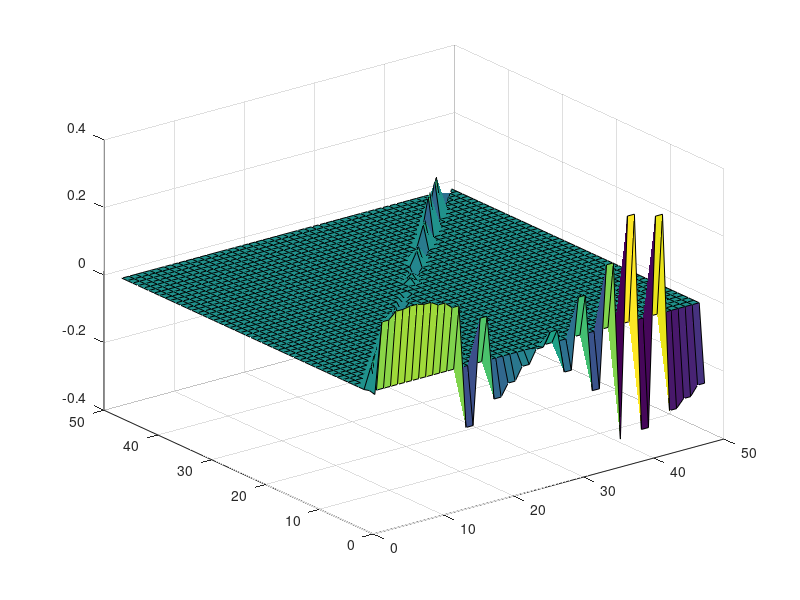
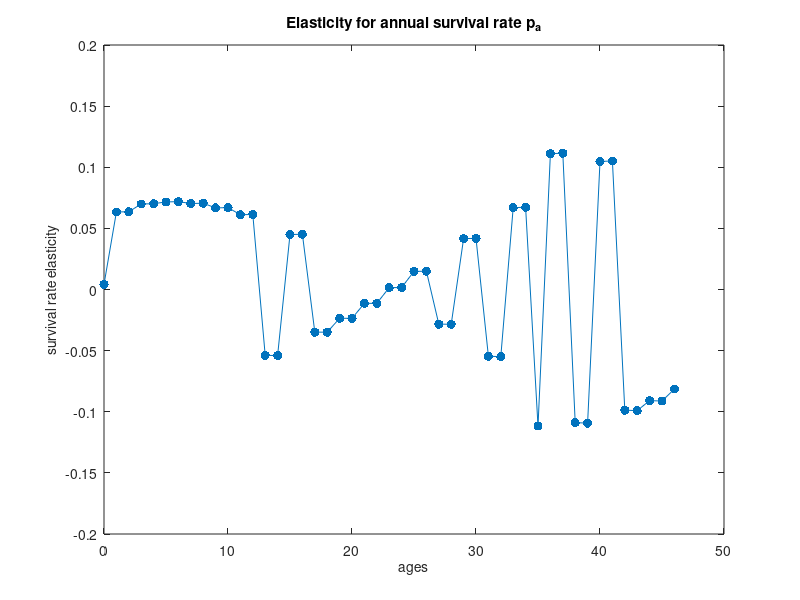
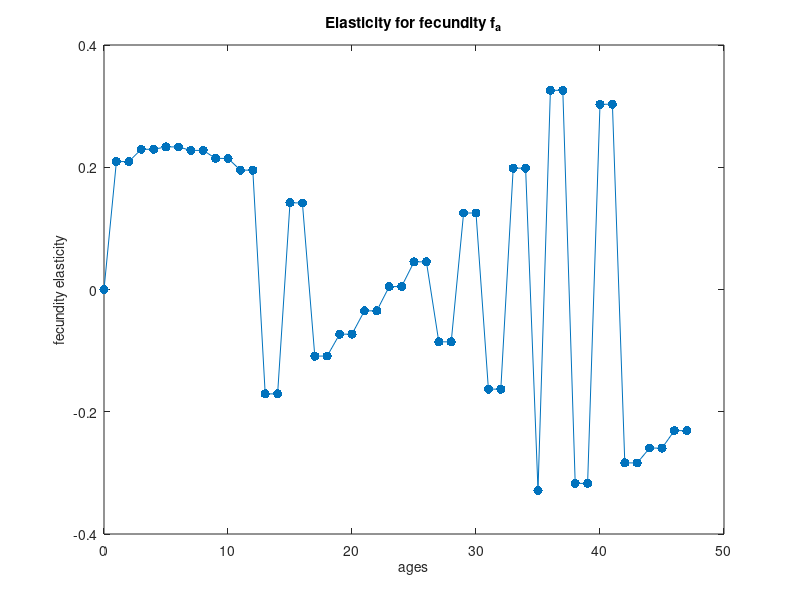

The MATLAB source for these figures, in order:
%% HW1 for AMATH422
% @Author: Baihan Lin
% @Date: Oct 2016

clear all; close all; clc;

%
% %% Question 1
%
% % initiate projection matrix A.
% A1 = [0 1 5 0.5;
%     0.5 0 0 0;
%     0 0.9 0 0;
%     0 0 0 0.95];
%
% % simulation of population dynamics
% n_zero=[100; 100; 100; 100];
% f_zero=[0.25;0.25;0.25;0.25];
% Tmax=50;
% n_vs_t=zeros(4,Tmax);
% n_vs_t(:,1)=n_zero ;
% f_vs_t=zeros(4,Tmax);
% f_vs_t(:,1)=f_zero ;
%
% for t=2:Tmax;
%     n_vs_t(:,t)=A1*n_vs_t(:,t-1);
%     n_sum = sum(n_vs_t(:,t));
%     f_vs_t(:,t) = n_vs_t(:,t)/n_sum;
% end
%
% N = sum(n_vs_t);
%
% fig1 = figure;
% set(gca,'FontSize',20);
% plot(1:Tmax,log(N'),'.-','MarkerSize',14);
% xlabel('t','FontSize',20);
% ylabel('log(N)','FontSize',20);
% title('Population Dynamics of log(N) vs. t');
%
% fig2 = figure;
% set(gca,'FontSize',20);
% plot(1:Tmax,f_vs_t','.-','MarkerSize',14);
% xlabel('t','FontSize',20);
% ylabel('fraction','FontSize',20);
% title('Population Dynamics of fraction vs. t');
% legend('age0', 'age1', 'age2','age3');
%
% %Fit log(N(t)) to a straight line
% p=polyfit(25:Tmax,log(N(1,25:Tmax)),1) % 0.3626  5.8045
% lamda_estimate=exp(p(1)) % 1.4371
%
% % Numerically solve lamda
% Ia = [1 0.5 0.5*0.9 0.5*0.9*0.95] ;
% fa = [0 1 5 0.5];
% lamda_predicted = fzero(@(lambda) eulot(lambda,Ia,fa),1) % 1.4624 very close.
%
% % % test power-positive
% % n2 = 48;
% % Apos = A2^(n2^2-n2*2+2);
% % Aispos = (Apos > 0);
% % ispos = prod(prod(Aispos)); %1
% %
% % % calculate dominant eigenvalue lamda
% % L2=eig(A1);
% % j2=find(abs(L1)==max(abs(L1)));
% % dominant_eigenvalue=L2(j2) % 0.9388

%
%% Question 2

% initiate projection matrix A.
l = 0.942*diag(ones(1, 48));
l(1) = 0.0722;
f = 0.24*ones(1,48);
f(1) = 0;
A2 = [f;l(1:47,:)];
E = zeros(48);

% test power-positive
n2 = 48;
Apos = A2^(n2^2-n2*2+2);
Aispos = (Apos > 0);
ispos = prod(prod(Aispos)); %1

% calculate dominant eigenvalue lamda
[Vall,L2,Wall]=eig(A2);
L2 = diag(L2);
j2=find(abs(L2)==max(abs(L2)));
d_lamda = L2(j2); % 0.9388

V = Vall(:,j2);
W = Wall(j2,:);

% calculate elasticity matrix
for x = 1:48
    for y = 1:48
        E(x,y) = A2(x,y)*(V(x)*W(y)/(dot(V, W)*d_lamda));
    end
end

rE = real(E);
surf(real(E));

figure
set(gca,'FontSize',20);
plot(0:46, diag(E(2:48,1:47)),'.-','MarkerSize',20);
xlabel('ages','FontSize',10);
ylabel('survival rate elasticity','FontSize',10);
title('Elasticity for annual survival rate p_a');

figure
set(gca,'FontSize',20);
plot(0:47, E(1,1:48),'.-','MarkerSize',20);
xlabel('ages','FontSize',10);
ylabel('fecundity elasticity','FontSize',10);
title('Elasticity for fecundity f_a');



% %% Question 3
%
% % initiate projection matrix A.
% A3 = [0 0.0043 0.1132 0;
%     0.9755 0.9111 0 0;
%     0 0.0736 0.9534 0
%     0 0 0.0452 0.9804]
% N = 250;
%
% % calculate dominant eigenvalue lamda
% [V3, L3]=eig(A3);
% L3 = diag(L3);
% j3=find(abs(L3) == max(abs(L3)));
% dominant_eigenvalue=L3(j3) % 1.0254
% w3 = V3(:,j3); %[0.0663;0.5663;0.5793;0.5825]
%
% % simulation of unharvested case
% n_zero=w3*N;
% Tmax=200;
% n_vs_t=zeros(4,Tmax);
% n_vs_t(:,1)=n_zero ;
% for t=2:Tmax;
%     n_vs_t(:,t)=A3*n_vs_t(:,t-1) ;
% end
%
% fig1 = figure;
% set(gca,'FontSize',20);
% plot(1:Tmax,n_vs_t','.-','MarkerSize',14);
% xlabel('t','FontSize',20);
% ylabel('n','FontSize',20);
% title('Killer Whales Dynamics Unharvested');
% legend('Y', 'J', 'M','P');
%
% % simulation of harvested case
% n_zero=w3*N;
% Tmax=200;
% n_vs_t_harvested=zeros(4,Tmax);
% n_vs_t_breakJ=zeros(4,Tmax);
% n_vs_t_breakM=zeros(4,Tmax);
% n_vs_t_breakR=zeros(4,Tmax);
% n_vs_t_harvested(:,1)=n_zero ;
% n_vs_t_breakJ(:,1)=n_zero ;
% n_vs_t_breakM(:,1)=n_zero ;
% n_vs_t_breakR(:,1)=n_zero ;
% Jmost = 0;
% Mmost = 0;
% RmostSet = [];
% RmostJ = [];
% RmostM = [];
%
% % find the smallest J possible to get extinction.
% % thus the maximum J not to extinct is Jmost - 1
% for x = 0:1:100
%     h = [0;x;0;0];
%     for t=2:Tmax;
%         check = prod(((A3*n_vs_t_harvested(:,t-1)-h)>=0));
%         n_vs_t_harvested(:,t)=check*(A3*n_vs_t_harvested(:,t-1)-h);
%     end
%     if (prod((n_vs_t_harvested(:,Tmax)==0))==1)
%         Jmost = x; %10, the maximum J not to extinct is Jmost - 1 = 9
%         n_vs_t_breakJ(:,:)=n_vs_t_harvested(:,:);
%         break;
%     end
% end
%
% figure;
% set(gca,'FontSize',20);
% plot(1:Tmax,n_vs_t_breakJ','.-','MarkerSize',14);
% xlabel('t','FontSize',20);
% ylabel('n','FontSize',20);
% title(strcat('Killer Whales Dynamics Harvested w/ Jmost=',num2str(Jmost)));
% legend('Y', 'J', 'M','P');
%
% % find the smallest M possible to get extinction.
% % thus the maximum M not to extinct is Mmost - 1
% for x = 0:1:100
%     h = [0;0;x;0];
%     for t=2:Tmax;
%         check = prod(((A3*n_vs_t_harvested(:,t-1)-h)>=0));
%         n_vs_t_harvested(:,t)=check*(A3*n_vs_t_harvested(:,t-1)-h);
%     end
%     if (prod((n_vs_t_harvested(:,Tmax)==0))==1)
%         Mmost = x; %7, the maximum M not to extinct is Mmost - 1 = 6
%         n_vs_t_breakM(:,:)=n_vs_t_harvested(:,:);
%         break;
%     end
% end
%
% figure;
% set(gca,'FontSize',20);
% plot(1:Tmax,n_vs_t_breakM','.-','MarkerSize',14);
% xlabel('t','FontSize',20);
% ylabel('n','FontSize',20);
% title(strcat('Killer Whales Dynamics Harvested w/ Mmost=',num2str(Mmost)));
% legend('Y', 'J', 'M','P');
%
% % find the smallest reproductive adults possible to get extinction.
% % thus the maximum R not to extinct is Rmost - 1
% for x = 0:1:Jmost
%     for y = 0:1:100
%         h = [0;x;y;0];
%         for t=2:Tmax;
%             check = prod(((A3*n_vs_t_harvested(:,t-1)-h)>=0));
%             n_vs_t_harvested(:,t)=check*(A3*n_vs_t_harvested(:,t-1)-h);
%         end
%         if (prod((n_vs_t_harvested(:,Tmax)==0))==1)
%             RmostSet = [RmostSet x+y];
%             RmostJ = [RmostJ x];
%             RmostM = [RmostM y];
%             break;
%         end
%     end
% end
%
% Rmost = max(RmostSet); % 10, maximum R not to extinct is Rmost - 1 = 9
% JRmost = RmostJ(find(RmostSet == Rmost));
% MRmost = RmostM(find(RmostSet == Rmost));
%
% % plot each possible J and M breakpoints.
% for k = 1:length(JRmost)
%     x = JRmost(k);
%     y = MRmost(k);
%     h = [0;x;y;0];
%     for t=2:Tmax;
%         check = prod(((A3*n_vs_t_breakR(:,t-1)-h)>=0));
%         n_vs_t_breakR(:,t)=check*(A3*n_vs_t_breakR(:,t-1)-h);
%     end
%
%     figure;
%     set(gca,'FontSize',20);
%     plot(1:Tmax,n_vs_t_breakR','.-','MarkerSize',14);
%     xlabel('t','FontSize',20);
%     ylabel('n','FontSize',20);
%     title(strcat('Killer Whales Dynamics Harvested w/ Rmost=',num2str(Rmost),',HJ=',num2str(x),',HM=',num2str(y)));
%     legend('Y', 'J', 'M','P');
%
% end
%
%
%
%
%
%



